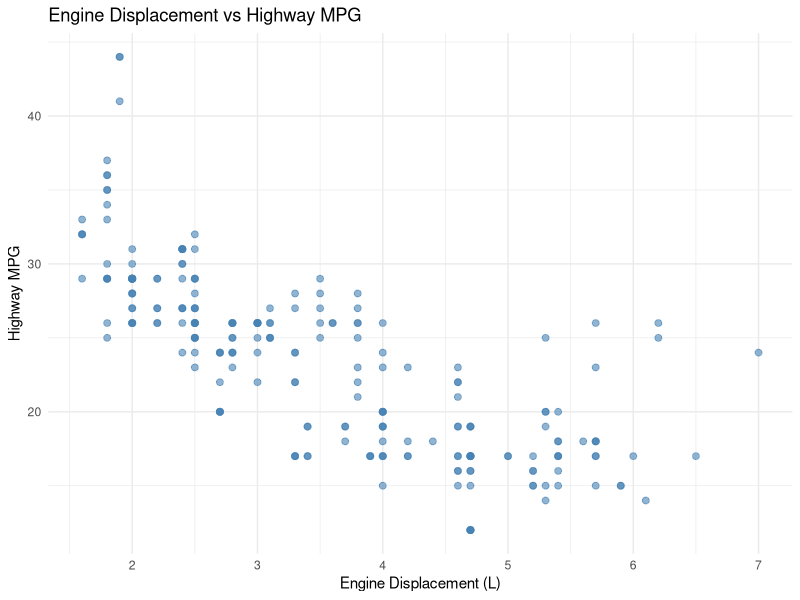
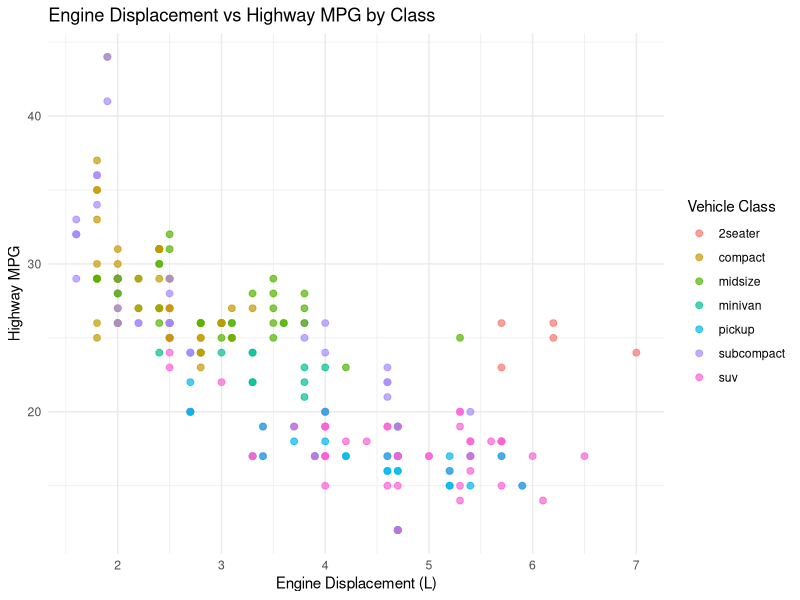
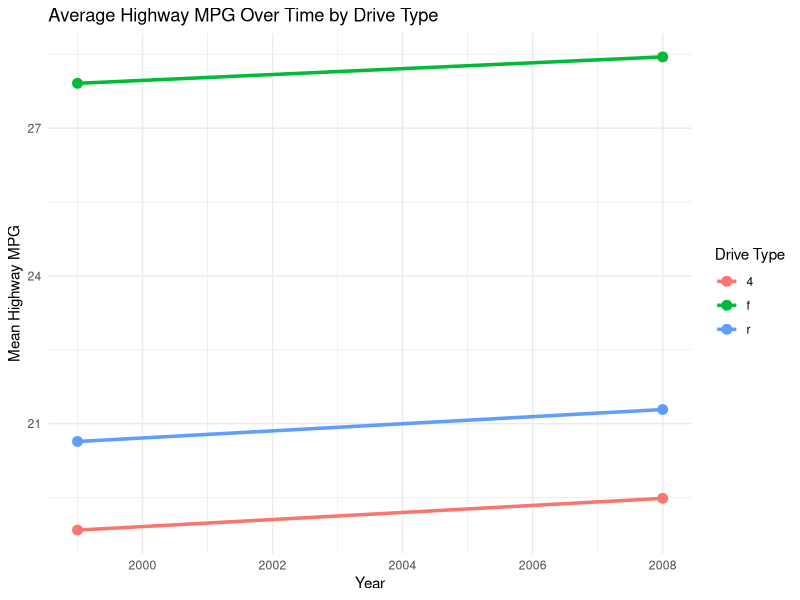
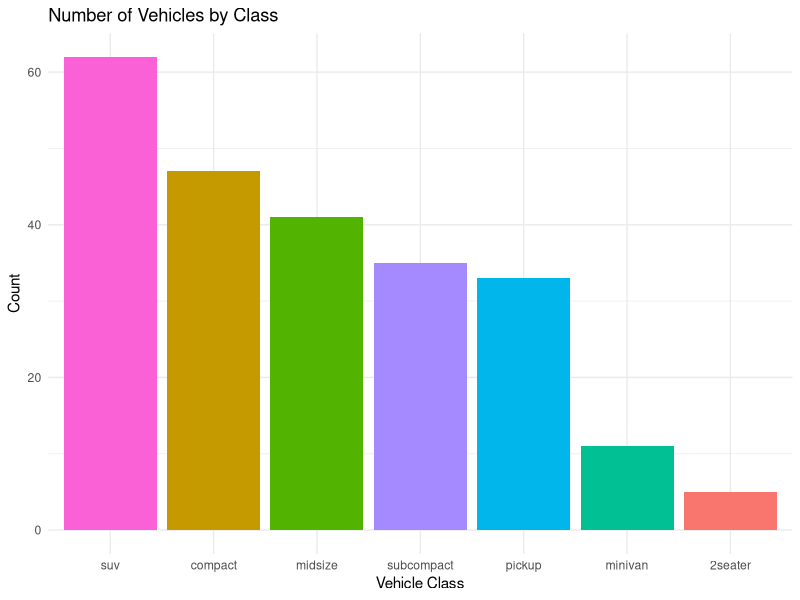
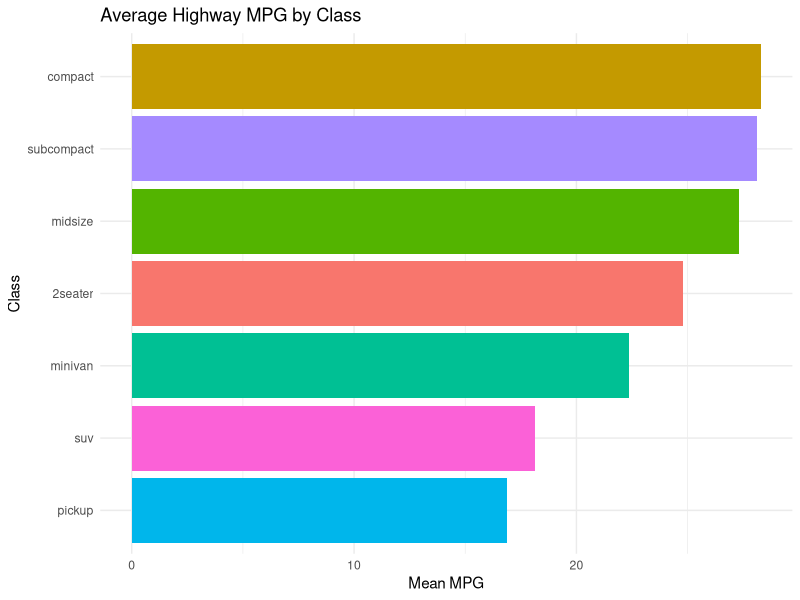
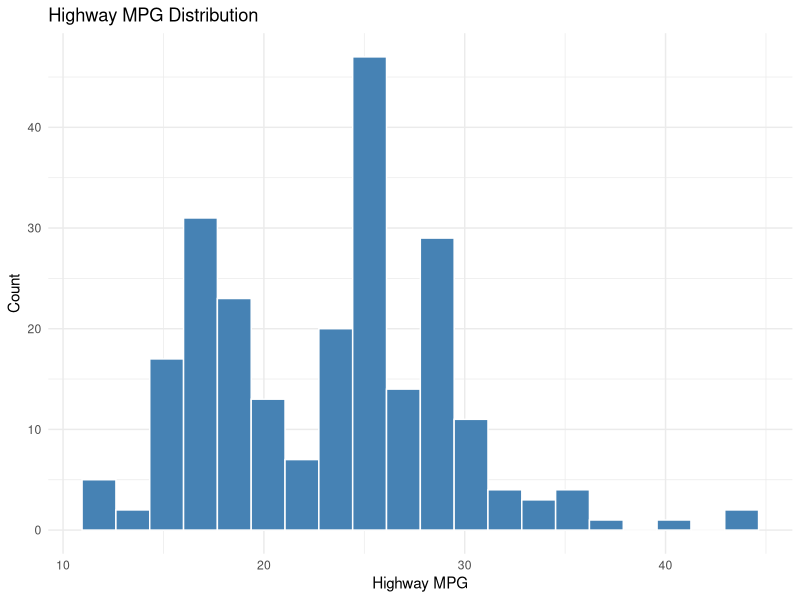
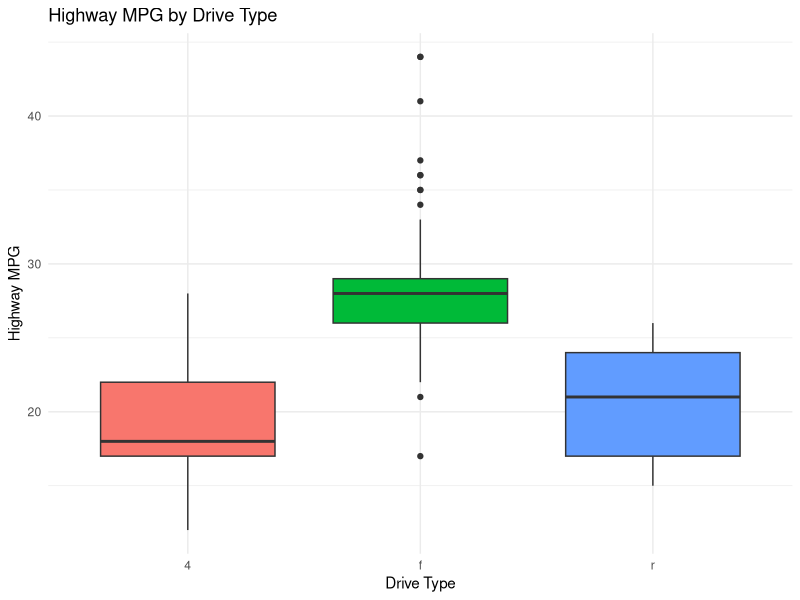
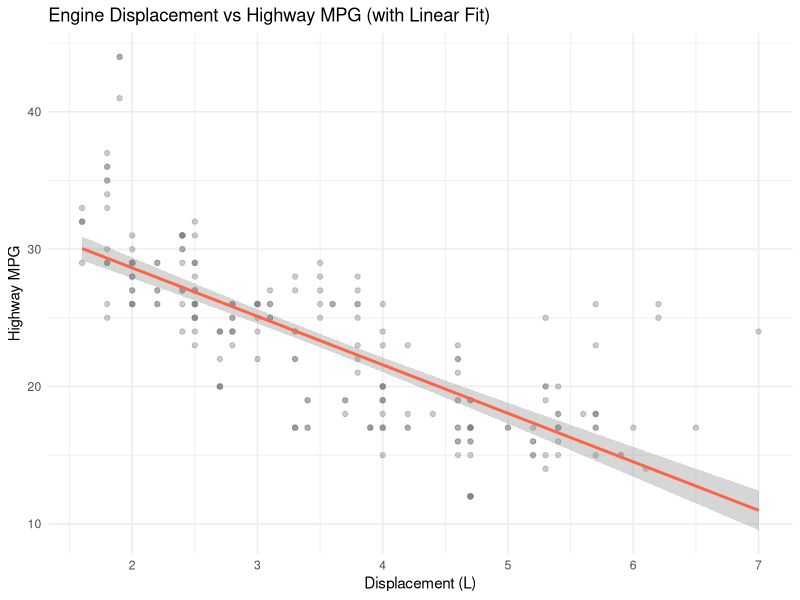

R code for these plots, in order:
## ---- chunk 1
library(tidyverse)

# We'll use mpg and diamonds datasets throughout
data(mpg)
data(diamonds)
## ---- chunk 2
ggplot(mpg, aes(x = displ, y = hwy)) +
  geom_point(color = "steelblue", alpha = 0.6, size = 2) +
  labs(
    title = "Engine Displacement vs Highway MPG",
    x = "Engine Displacement (L)",
    y = "Highway MPG"
  ) +
  theme_minimal()
## ---- chunk 3
ggplot(mpg, aes(x = displ, y = hwy, color = class)) +
  geom_point(alpha = 0.7, size = 2) +
  labs(
    title = "Engine Displacement vs Highway MPG by Class",
    x = "Engine Displacement (L)",
    y = "Highway MPG",
    color = "Vehicle Class"
  ) +
  theme_minimal()
## ---- chunk 4
# Average MPG by year and drive type
mpg %>%
  group_by(year, drv) %>%
  summarise(mean_hwy = mean(hwy), .groups = "drop") %>%
  ggplot(aes(x = year, y = mean_hwy, color = drv, group = drv)) +
  geom_line(linewidth = 1.2) +
  geom_point(size = 3) +
  labs(
    title = "Average Highway MPG Over Time by Drive Type",
    x = "Year",
    y = "Mean Highway MPG",
    color = "Drive Type"
  ) +
  theme_minimal()
## ---- chunk 5
# Count of cars by class
ggplot(mpg, aes(x = fct_infreq(class), fill = class)) +
  geom_bar(show.legend = FALSE) +
  labs(
    title = "Number of Vehicles by Class",
    x = "Vehicle Class",
    y = "Count"
  ) +
  theme_minimal()
## ---- chunk 6
# Pre-computed averages with geom_col
mpg %>%
  group_by(class) %>%
  summarise(mean_hwy = mean(hwy)) %>%
  ggplot(aes(x = reorder(class, mean_hwy), y = mean_hwy, fill = class)) +
  geom_col(show.legend = FALSE) +
  coord_flip() +
  labs(title = "Average Highway MPG by Class", x = "Class", y = "Mean MPG") +
  theme_minimal()
## ---- chunk 7
ggplot(mpg, aes(x = hwy)) +
  geom_histogram(bins = 20, fill = "steelblue", color = "white") +
  labs(title = "Highway MPG Distribution", x = "Highway MPG", y = "Count") +
  theme_minimal()
## ---- chunk 8
ggplot(mpg, aes(x = drv, y = hwy, fill = drv)) +
  geom_boxplot(show.legend = FALSE) +
  labs(title = "Highway MPG by Drive Type", x = "Drive Type", y = "Highway MPG") +
  theme_minimal()
## ---- chunk 9
ggplot(mpg, aes(x = displ, y = hwy)) +
  geom_point(alpha = 0.4, color = "gray50") +
  geom_smooth(method = "lm", color = "tomato", se = TRUE) +
  labs(
    title = "Engine Displacement vs Highway MPG (with Linear Fit)",
    x = "Displacement (L)",
    y = "Highway MPG"
  ) +
  theme_minimal()
## ---- chunk 10
# Mapped: color varies by class
ggplot(mpg, aes(x = displ, y = hwy, color = class)) +
  geom_point()

# Set: all points are red
ggplot(mpg, aes(x = displ, y = hwy)) +
  geom_point(color = "red")
## ---- chunk 11
ggplot(mpg, aes(x = displ, y = hwy, color = class)) +
  geom_point(size = 2) +
  scale_color_brewer(palette = "Set2") +
  scale_x_continuous(breaks = seq(1, 7, by = 1)) +
  labs(title = "Custom Color Scale and Axis Breaks") +
  theme_minimal()
## ---- chunk 12
# facet_wrap: one variable
ggplot(mpg, aes(x = displ, y = hwy)) +
  geom_point(color = "steelblue", alpha = 0.6) +
  facet_wrap(~ class, ncol = 3) +
  labs(title = "Displacement vs MPG Faceted by Class") +
  theme_minimal()
## ---- chunk 13
# facet_grid: two variables
ggplot(mpg, aes(x = displ, y = hwy)) +
  geom_point(alpha = 0.5) +
  facet_grid(drv ~ cyl) +
  labs(title = "Faceted by Drive Type (rows) and Cylinders (cols)") +
  theme_minimal()
## ---- chunk 14
ggplot(mpg, aes(x = class, y = hwy, fill = class)) +
  geom_violin(show.legend = FALSE, trim = FALSE) +
  geom_boxplot(width = 0.1, fill = "white", show.legend = FALSE) +
  labs(
    title    = "Highway MPG Distribution by Vehicle Class",
    subtitle = "Violin plot with embedded boxplot",
    caption  = "Source: ggplot2::mpg dataset",
    x = "Vehicle Class",
    y = "Highway MPG"
  ) +
  theme_classic() +
  theme(
    plot.title    = element_text(face = "bold", size = 14),
    plot.subtitle = element_text(color = "gray40"),
    axis.text.x   = element_text(angle = 30, hjust = 1)
  )
## ---- chunk 15
library(patchwork)

p1 <- ggplot(mpg, aes(x = hwy)) +
  geom_histogram(fill = "steelblue", bins = 20) +
  labs(title = "Histogram") + theme_minimal()

p2 <- ggplot(mpg, aes(x = class, y = hwy)) +
  geom_boxplot(fill = "salmon") +
  labs(title = "Boxplot") + theme_minimal() +
  theme(axis.text.x = element_text(angle = 45, hjust = 1))

p1 + p2
